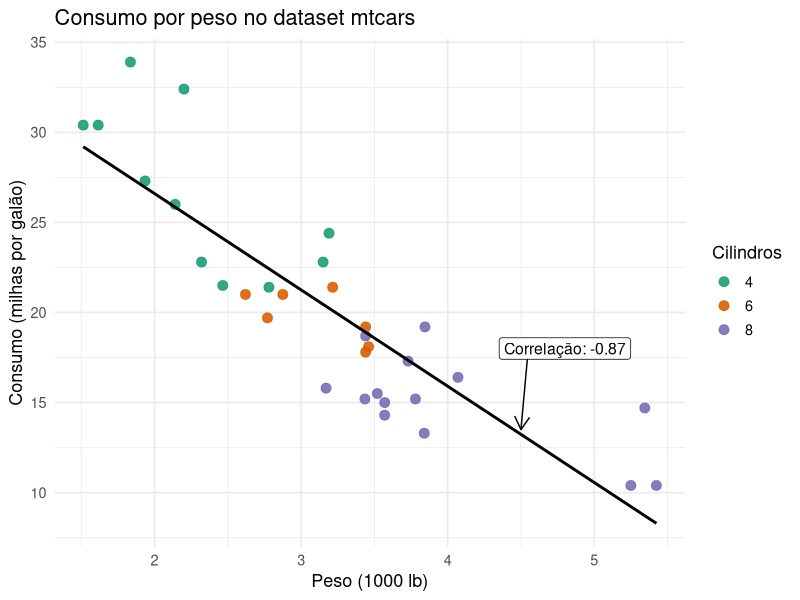

The R source for this figure:
# Visualização do dataset mtcars: mpg vs wt, colorido por número de cilindros.

library(tidyverse)

data("mtcars")

mtcars_vis <- mtcars %>%
  as_tibble(rownames = "modelo") %>%
  mutate(cyl = factor(cyl))

cor_val <- cor(mtcars_vis$wt, mtcars_vis$mpg)

plot_mtcars <- ggplot(mtcars_vis, aes(x = wt, y = mpg, color = cyl)) +
  geom_point(size = 3, alpha = 0.9) +
  geom_smooth(method = "lm", se = FALSE, color = "black", linewidth = 1) +
  annotate("segment", x = 4.55, y = 18, xend = 4.5, yend = 13.5,
           arrow = arrow(length = grid::unit(0.15, "inches")), color = "black") +
  annotate("label", x = 4.8, y = 18, label = sprintf("Correlação: %.2f", cor_val),
           fill = "white", color = "black", size = 4) +
  scale_color_brewer(palette = "Dark2", name = "Cilindros") +
  labs(
    title = "Consumo por peso no dataset mtcars",
    x = "Peso (1000 lb)",
    y = "Consumo (milhas por galão)"
  ) +
  theme_minimal(base_size = 13)

ggsave(
  filename = "vis-mtcars.svg",
  plot = plot_mtcars,
  width = 8,
  height = 5
)
